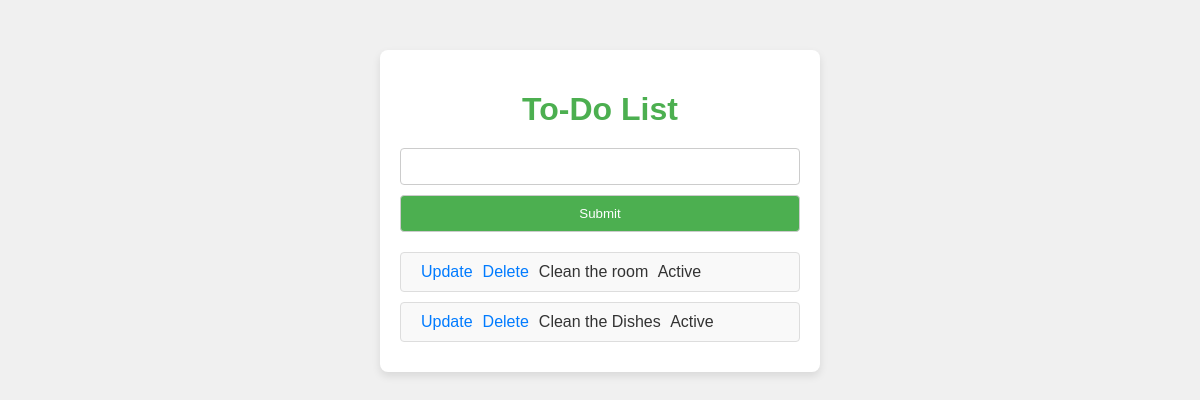
The app's page /, older data.
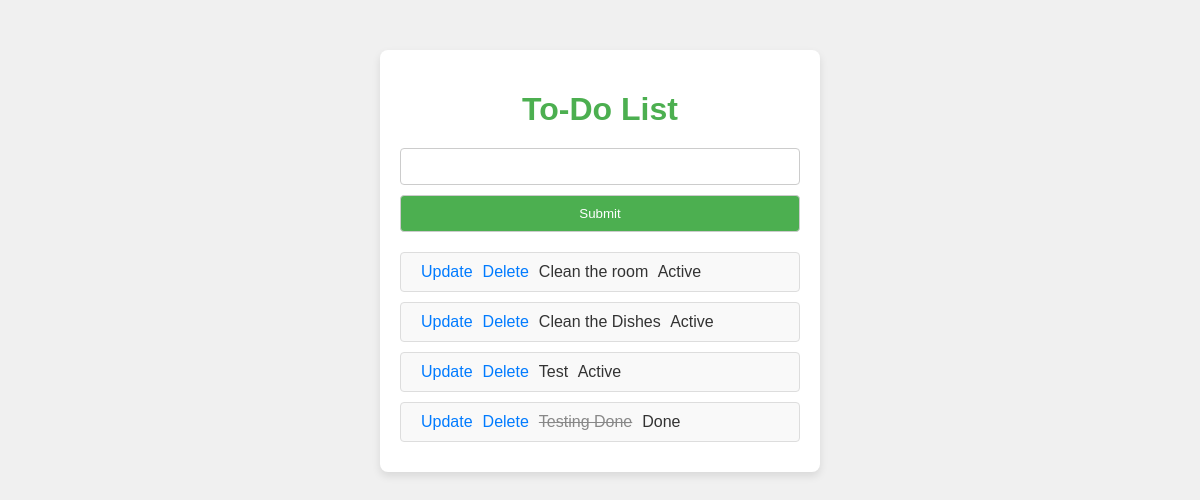
The same page, newer data.
### tasks/models.py (models this page shows, shortened)
class task(models.Model):
    Title = models.CharField(max_length=255)
    Done = models.BooleanField(default=False)
    Date = models.DateTimeField(auto_now_add=True)

### tasks/views.py (the view)
# urls.py: path('', views.index, name="index"),
def index(request):
    tasks = models.task.objects.all()
    form = taskForm()
    if request.method == 'POST':
        form = taskForm(request.POST)
        if form.is_valid():
            form.save()
        return redirect('/')
    context = {'tasks': tasks, 'form': form}
    return render(request, 'index.html', context)

### tasks/forms.py
class taskForm(ModelForm):
    class Meta():
        model = task
        fields = '__all__'

### templates/index.html (shortened to what this page needs)
{% load static %}
<!DOCTYPE html>
<html lang="en">
    <head>
        <link rel="stylesheet" href="{% static 'css/index_styles.css' %}">
    </head>
    <body>
        <div class="container">
            <h1>To-Do List</h1>
            <form method="POST" action="/">
                {{form.Title}}
                <input type="submit" value="Submit">
            </form>
            {% for task in tasks %}
                <div class="task-item">
                    <a href="{% url 'update' task.id %}">Update</a>
                    <a href="{% url 'delete' task.id %}">Delete</a>
                    {% if task.Done == True %}
                        <del>{{task.Title}}</del>
                        <span>Done</span>
                    {% else %}
                        <span>{{task.Title}} <span>Active</span> </span>
                    {% endif %}
                </div>
            {%endfor%}
        </div>
    </body>
</html>

Row changes from the older to the newer data that the page shows:
added task: Title "Test"
added task: Title "Testing Done"
